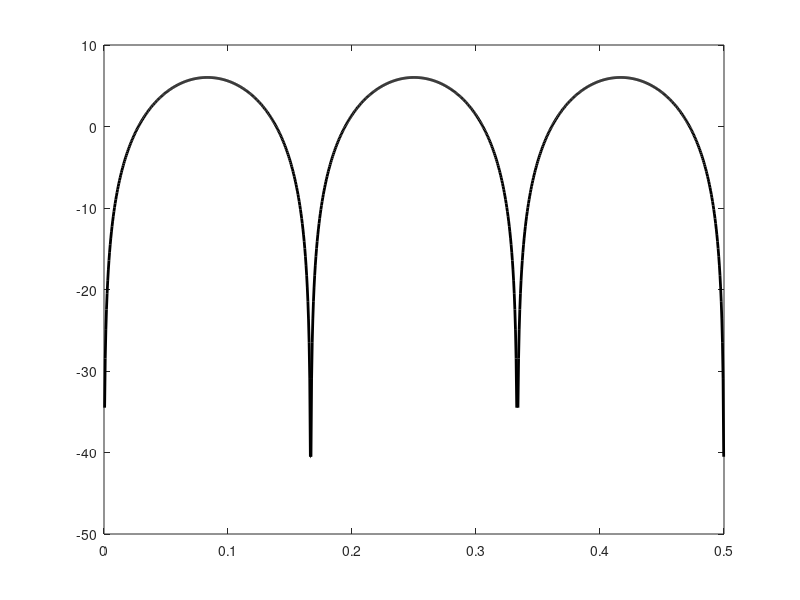

MATLAB code to generate this figure: (Note: this script raises an error after producing the figure.)
% play with filter design

clc;clear;

% setting parameters
fs=1e4;
b=[1 0 0 0 0 0 -1];
a=[0 0 0 0 0 0 1];

% filter design
[h,f] = freqz(b,a,2001,'whole',fs);
N=round(0.5*length(h));

% plot
plot(f(1:N)/fs,20*log10(abs(h((1:N)))),'linewidth',2,'color','k');
ax = gca;
ax.YLim = [-60 10];
ax.XTick = 0:.1:0.5;
xlabel('Normalized Frequency (f/fs)');
ylabel('Magnitude (dB)');
grid on;
title('Frequency Response')


